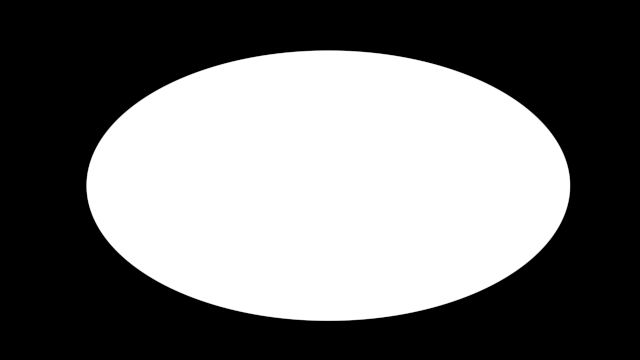
#> input picture p2/imgs/elipse.png, 640 x 360 px
$ python pract2.py
#> lines starting #> are read from the running program, lines starting #| are printed output that depends on the picture; after the words box and inside, x2 and y2 are one past the last pixel; in counts of white or black regions, pixels touching at a corner belong together
import cv2
import numpy as np

elipse = cv2.imread('imgs/elipse.png', cv2.IMREAD_GRAYSCALE)
#> elipse is the input picture: shape (360, 640); min 0, max 255, mean 113.8
if elipse is not None:
    _, elipse_binaria = cv2.threshold(elipse, 127, 255, cv2.THRESH_BINARY)
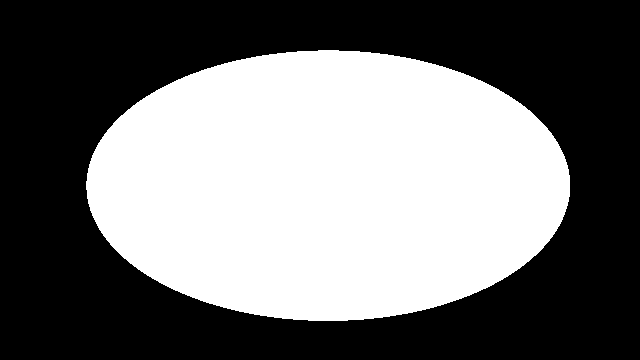
#> elipse_binaria: shape (360, 640); 44.6% white; 1 white region, box (x1, y1, x2, y2) and area: (86, 50, 570, 321) 102848
    cv2.imwrite('imgs/binarias/elipse_binaria.png', elipse_binaria)

hexagono = cv2.imread('imgs/hexagono.png', cv2.IMREAD_GRAYSCALE)
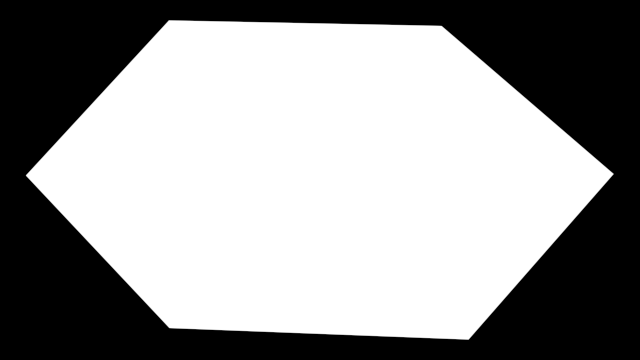
#> input picture p2/imgs/hexagono.png, 640 x 360 px
#> hexagono is the input picture: shape (360, 640); min 0, max 255, mean 150.5
if hexagono is not None:
    _, hexagono_binaria = cv2.threshold(hexagono, 127, 255, cv2.THRESH_BINARY)
#> hexagono_binaria: shape (360, 640); 59% white; 1 black region, box (x1, y1, x2, y2) and area: (0, 0, 640, 360) 94405
    cv2.imwrite('imgs/binarias/hexagono_binaria.png', hexagono_binaria)

triangulo = cv2.imread('imgs/triangulo.png', cv2.IMREAD_GRAYSCALE)
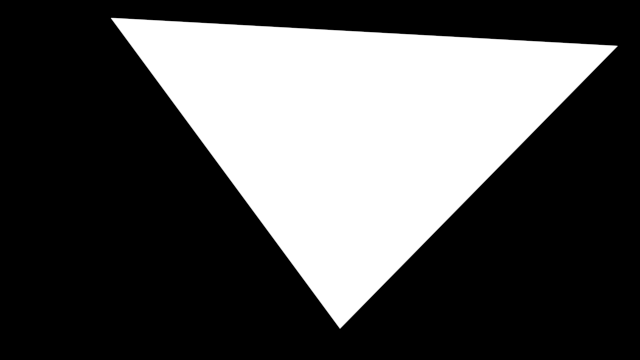
#> input picture p2/imgs/triangulo.png, 640 x 360 px
#> triangulo is the input picture: shape (360, 640); min 0, max 255, mean 83.8
if triangulo is not None:
    _, triangulo_binaria = cv2.threshold(triangulo, 127, 255, cv2.THRESH_BINARY)
#> triangulo_binaria: shape (360, 640); 32.9% white; 1 white region, box (x1, y1, x2, y2) and area: (111, 18, 617, 328) 75791
    cv2.imwrite('imgs/binarias/triangulo_binaria.png', triangulo_binaria)

not_elipse_binaria = cv2.bitwise_not(elipse_binaria)
cv2.imwrite('imgs/op-logicas/not_elipse_binaria.png', not_elipse_binaria)

hexagono_and_triangulo_binaria = cv2.bitwise_and(hexagono_binaria, triangulo_binaria)
#> hexagono_and_triangulo_binaria: shape (360, 640); 29.8% white; 1 white region, box (x1, y1, x2, y2) and area: (138, 21, 548, 328) 68599
cv2.imwrite('imgs/op-logicas/hexagono_and_triangulo_binaria.png', hexagono_and_triangulo_binaria)

hexagono_or_triangulo_binaria = cv2.bitwise_or(hexagono_binaria, triangulo_binaria)
#> hexagono_or_triangulo_binaria: shape (360, 640); 62.1% white; 1 black region, box (x1, y1, x2, y2) and area: (0, 0, 640, 360) 87213
cv2.imwrite('imgs/op-logicas/hexagono_or_triangulo_binaria.png', hexagono_or_triangulo_binaria)

# todas las imagenes tienen las mismas dimensiones.
filas, columnas = elipse_binaria.shape
#> filas = 360; columnas = 640

# se hace una traslación hacia la derecha y hacia abajo.
tx, ty = 100, 75
matriz_traslacion = np.float32(
    [
        [1, 0, tx],
        [0, 1, ty]
    ]
)

elipse_binaria_transladada = cv2.warpAffine(elipse_binaria, matriz_traslacion, (columnas, filas))
#> elipse_binaria_transladada: shape (360, 640); 40% white; 1 white region, box (x1, y1, x2, y2) and area: (186, 125, 640, 360) 92051
cv2.imwrite("imgs/transf-geom/elipse_binaria_trasladada.png", elipse_binaria_transladada)

centro = (columnas // 2, filas // 2)
#> centro = (320, 180)
theta = 270
escala = 1

matriz_rotacion = cv2.getRotationMatrix2D(centro, theta, escala)
hexagono_binaria_rotada = cv2.warpAffine(hexagono_binaria, matriz_rotacion, (columnas, filas))
#> hexagono_binaria_rotada: shape (360, 640); 47.3% white; 1 white region, box (x1, y1, x2, y2) and area: (161, 0, 481, 360) 108978
cv2.imwrite("imgs/transf-geom/hexagono_binaria_rotada.png", hexagono_binaria_rotada)

triangulo_binaria_escalada = cv2.resize(triangulo_binaria, None, fx=0.33, fy=0.33, interpolation=cv2.INTER_LINEAR)
cv2.imwrite("imgs/transf-geom/triangulo_binaria_escalada.png", triangulo_binaria_escalada)

racoon1 = cv2.imread("imgs/racoon1.jpg", cv2.IMREAD_GRAYSCALE)
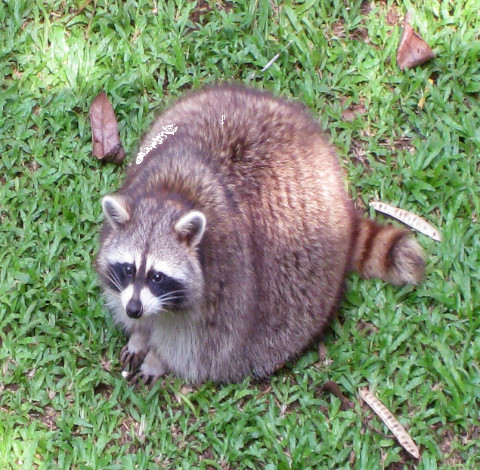
#> input picture p2/imgs/racoon1.jpg, 480 x 470 px
#> racoon1: shape (470, 480); min 0, max 255, mean 135.7
racoon2 = cv2.imread("imgs/racoon2.jpg", cv2.IMREAD_GRAYSCALE)
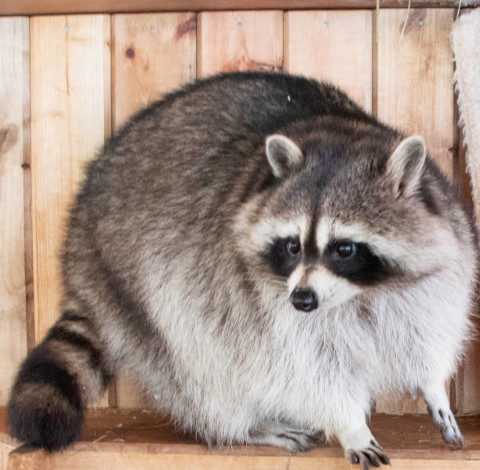
#> input picture p2/imgs/racoon2.jpg, 480 x 470 px
#> racoon2: shape (470, 480); min 2, max 246, mean 150.1

racoons_and = cv2.bitwise_and(racoon1, racoon2)
cv2.imwrite("imgs/racoons_and.jpg", racoons_and)

racoons_or = cv2.bitwise_or(racoon1, racoon2)
cv2.imwrite("imgs/racoons_or.jpg", racoons_or)

racoons_xor = cv2.bitwise_xor(racoon1, racoon2)
cv2.imwrite("imgs/racoons_xor.jpg", racoons_xor)

racoon1_not = cv2.bitwise_not(racoon1)
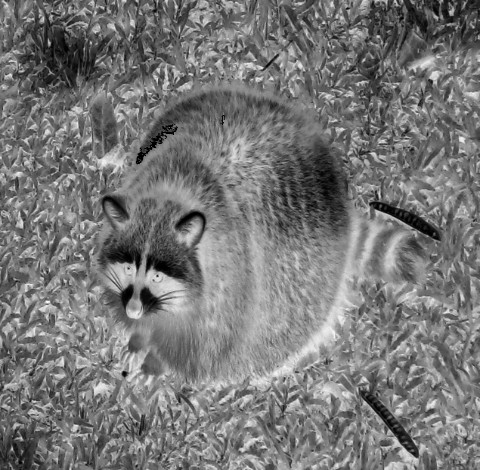
#> racoon1_not: shape (470, 480); min 0, max 255, mean 119.3
cv2.imwrite("imgs/racoon1_not.jpg", racoon1_not)

racoon2_not = cv2.bitwise_not(racoon2)
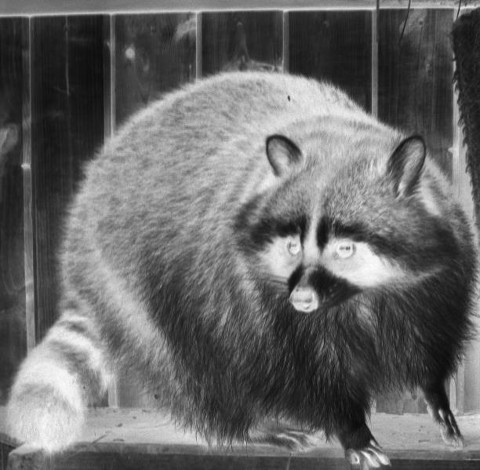
#> racoon2_not: shape (470, 480); min 9, max 253, mean 104.9
cv2.imwrite("imgs/racoon2_not.jpg", racoon2_not)
